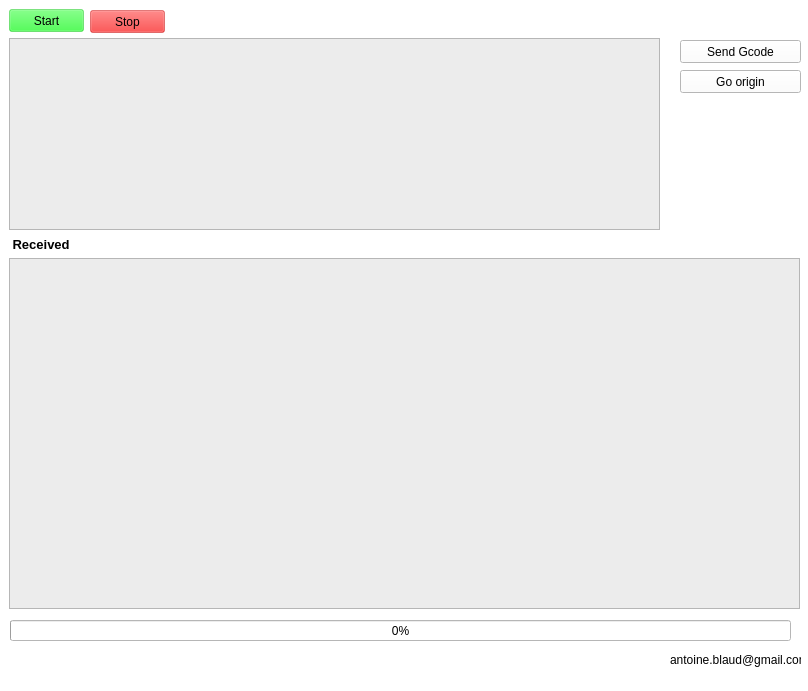
<?xml version="1.0" encoding="UTF-8"?>
<ui version="4.0">
 <class>MainWindow</class>
 <widget class="QMainWindow" name="MainWindow">
  <property name="geometry">
   <rect>
    <x>0</x>
    <y>0</y>
    <width>808</width>
    <height>691</height>
   </rect>
  </property>
  <property name="minimumSize">
   <size>
    <width>808</width>
    <height>691</height>
   </size>
  </property>
  <property name="maximumSize">
   <size>
    <width>808</width>
    <height>691</height>
   </size>
  </property>
  <property name="windowTitle">
   <string>G_CODE_SENDER</string>
  </property>
  <property name="styleSheet">
   <string notr="true">background-color: rgb(255, 255, 255);</string>
  </property>
  <widget class="QWidget" name="centralwidget">
   <widget class="QPushButton" name="gCodeButton">
    <property name="geometry">
     <rect>
      <x>680</x>
      <y>40</y>
      <width>121</width>
      <height>23</height>
     </rect>
    </property>
    <property name="text">
     <string>Send Gcode</string>
    </property>
   </widget>
   <widget class="QProgressBar" name="progressBar">
    <property name="geometry">
     <rect>
      <x>10</x>
      <y>620</y>
      <width>781</width>
      <height>21</height>
     </rect>
    </property>
    <property name="value">
     <number>0</number>
    </property>
    <property name="invertedAppearance">
     <bool>false</bool>
    </property>
   </widget>
   <widget class="QLabel" name="receivedLabel">
    <property name="geometry">
     <rect>
      <x>9</x>
      <y>236</y>
      <width>63</width>
      <height>16</height>
     </rect>
    </property>
    <property name="font">
     <font>
      <pointsize>10</pointsize>
      <weight>75</weight>
      <bold>true</bold>
     </font>
    </property>
    <property name="text">
     <string> Received</string>
    </property>
   </widget>
   <widget class="QPlainTextEdit" name="interface_2">
    <property name="geometry">
     <rect>
      <x>9</x>
      <y>38</y>
      <width>651</width>
      <height>192</height>
     </rect>
    </property>
    <property name="styleSheet">
     <string notr="true">background-color: rgb(236, 236, 236);</string>
    </property>
   </widget>
   <widget class="QPlainTextEdit" name="output">
    <property name="geometry">
     <rect>
      <x>9</x>
      <y>258</y>
      <width>791</width>
      <height>351</height>
     </rect>
    </property>
    <property name="styleSheet">
     <string notr="true">background-color: rgb(236, 236, 236);</string>
    </property>
   </widget>
   <widget class="QPushButton" name="startButton">
    <property name="geometry">
     <rect>
      <x>9</x>
      <y>9</y>
      <width>75</width>
      <height>23</height>
     </rect>
    </property>
    <property name="styleSheet">
     <string notr="true">background-color: rgba(17, 255, 25, 100);</string>
    </property>
    <property name="text">
     <string>Start</string>
    </property>
   </widget>
   <widget class="QPushButton" name="stopButton">
    <property name="geometry">
     <rect>
      <x>90</x>
      <y>10</y>
      <width>75</width>
      <height>23</height>
     </rect>
    </property>
    <property name="styleSheet">
     <string notr="true">background-color: rgba(255, 0, 0, 100);</string>
    </property>
    <property name="text">
     <string>Stop</string>
    </property>
   </widget>
   <widget class="QPushButton" name="originButton">
    <property name="geometry">
     <rect>
      <x>680</x>
      <y>70</y>
      <width>121</width>
      <height>23</height>
     </rect>
    </property>
    <property name="text">
     <string>Go origin</string>
    </property>
   </widget>
   <widget class="QLabel" name="label">
    <property name="geometry">
     <rect>
      <x>670</x>
      <y>650</y>
      <width>131</width>
      <height>20</height>
     </rect>
    </property>
    <property name="text">
     <string>antoine.blaud@gmail.com</string>
    </property>
   </widget>
  </widget>
  <widget class="QStatusBar" name="statusbar"/>
 </widget>
 <resources/>
 <connections/>
</ui>
